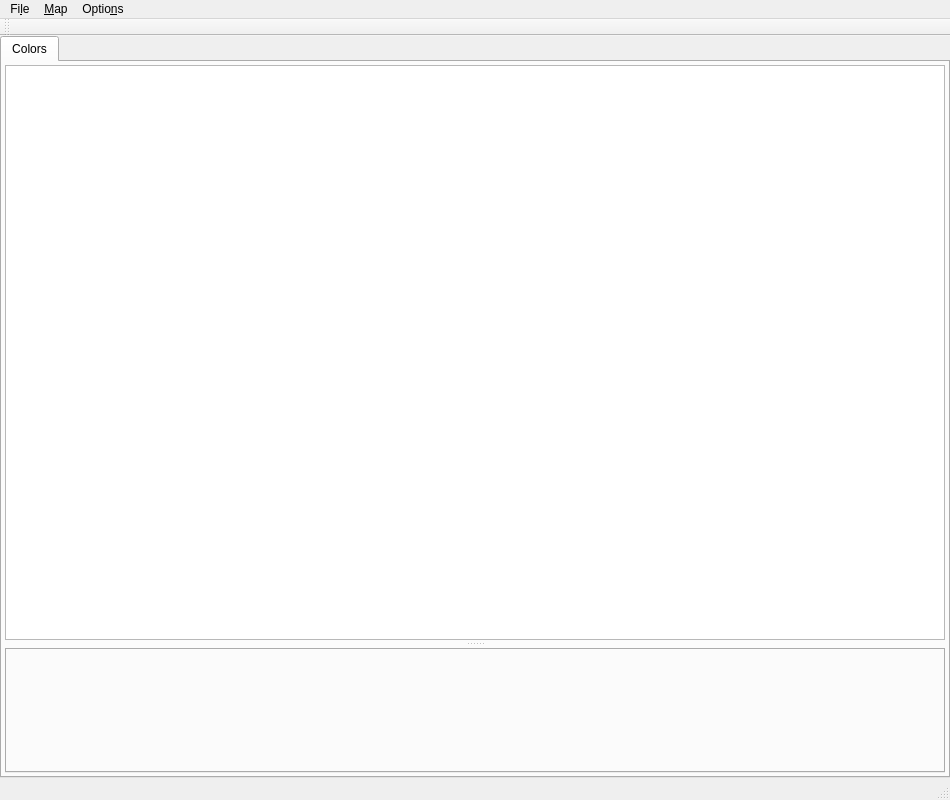
<?xml version="1.0" encoding="UTF-8"?>
<ui version="4.0">
 <class>MainWindow</class>
 <widget class="QMainWindow" name="MainWindow">
  <property name="geometry">
   <rect>
    <x>0</x>
    <y>0</y>
    <width>950</width>
    <height>800</height>
   </rect>
  </property>
  <property name="windowTitle">
   <string>blinkenlights</string>
  </property>
  <widget class="QWidget" name="centralWidget">
   <layout class="QGridLayout" name="gridLayout_3">
    <property name="leftMargin">
     <number>0</number>
    </property>
    <property name="topMargin">
     <number>0</number>
    </property>
    <property name="rightMargin">
     <number>0</number>
    </property>
    <property name="bottomMargin">
     <number>0</number>
    </property>
    <property name="spacing">
     <number>0</number>
    </property>
    <item row="0" column="0">
     <widget class="QTabWidget" name="tabWidgetKeyboard">
      <property name="currentIndex">
       <number>0</number>
      </property>
      <widget class="QWidget" name="tabColors">
       <attribute name="title">
        <string>Colors</string>
       </attribute>
       <layout class="QGridLayout" name="gridLayout">
        <property name="leftMargin">
         <number>3</number>
        </property>
        <property name="topMargin">
         <number>3</number>
        </property>
        <property name="rightMargin">
         <number>3</number>
        </property>
        <property name="bottomMargin">
         <number>3</number>
        </property>
        <item row="0" column="0">
         <widget class="QSplitter" name="splitter">
          <property name="orientation">
           <enum>Qt::Vertical</enum>
          </property>
          <property name="handleWidth">
           <number>8</number>
          </property>
          <widget class="QGraphicsView" name="graphicsView">
           <property name="sizePolicy">
            <sizepolicy hsizetype="Expanding" vsizetype="Expanding">
             <horstretch>0</horstretch>
             <verstretch>100</verstretch>
            </sizepolicy>
           </property>
           <property name="backgroundBrush">
            <brush brushstyle="SolidPattern">
             <color alpha="255">
              <red>76</red>
              <green>76</green>
              <blue>76</blue>
             </color>
            </brush>
           </property>
           <property name="dragMode">
            <enum>QGraphicsView::RubberBandDrag</enum>
           </property>
           <property name="rubberBandSelectionMode">
            <enum>Qt::ContainsItemBoundingRect</enum>
           </property>
          </widget>
          <widget class="QTabWidget" name="tabWidgetMode">
           <property name="sizePolicy">
            <sizepolicy hsizetype="Expanding" vsizetype="Expanding">
             <horstretch>0</horstretch>
             <verstretch>1</verstretch>
            </sizepolicy>
           </property>
           <property name="tabPosition">
            <enum>QTabWidget::West</enum>
           </property>
           <property name="currentIndex">
            <number>-1</number>
           </property>
          </widget>
         </widget>
        </item>
       </layout>
      </widget>
     </widget>
    </item>
   </layout>
  </widget>
  <widget class="QMenuBar" name="menuBar">
   <property name="geometry">
    <rect>
     <x>0</x>
     <y>0</y>
     <width>950</width>
     <height>30</height>
    </rect>
   </property>
   <widget class="QMenu" name="menuFile">
    <property name="title">
     <string>Fi&amp;le</string>
    </property>
    <addaction name="actionConfigure"/>
    <addaction name="actionConnect"/>
    <addaction name="actionDisconnect"/>
    <addaction name="separator"/>
    <addaction name="actionSync"/>
    <addaction name="separator"/>
    <addaction name="actionQuit"/>
   </widget>
   <widget class="QMenu" name="menuMap">
    <property name="title">
     <string>&amp;Map</string>
    </property>
    <addaction name="actionLoad"/>
    <addaction name="actionSave"/>
   </widget>
   <widget class="QMenu" name="menuOptions">
    <property name="title">
     <string>Optio&amp;ns</string>
    </property>
   </widget>
   <addaction name="menuFile"/>
   <addaction name="menuMap"/>
   <addaction name="menuOptions"/>
  </widget>
  <widget class="QToolBar" name="mainToolBar">
   <attribute name="toolBarArea">
    <enum>TopToolBarArea</enum>
   </attribute>
   <attribute name="toolBarBreak">
    <bool>false</bool>
   </attribute>
  </widget>
  <widget class="QStatusBar" name="statusBar"/>
  <action name="actionSync">
   <property name="text">
    <string>&amp;Sync</string>
   </property>
  </action>
  <action name="actionConnect">
   <property name="text">
    <string>&amp;Connect</string>
   </property>
  </action>
  <action name="actionDisconnect">
   <property name="text">
    <string>&amp;Disconnect</string>
   </property>
  </action>
  <action name="actionConfigure">
   <property name="text">
    <string>C&amp;onfigure</string>
   </property>
  </action>
  <action name="actionLoad">
   <property name="text">
    <string>&amp;Load</string>
   </property>
  </action>
  <action name="actionSave">
   <property name="text">
    <string>&amp;Save</string>
   </property>
  </action>
  <action name="actionQuit">
   <property name="text">
    <string>Quit</string>
   </property>
  </action>
 </widget>
 <layoutdefault spacing="6" margin="11"/>
 <resources/>
 <connections/>
</ui>
